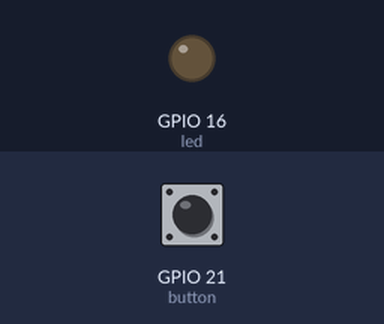
A program run on a simulated Raspberry Pi (BCM pin numbers). Parts: output pins drawn as LEDs (lit = HIGH). Dashed ring = blinking. Inputs (shaded band) come from the test bench; at power-on: GPIO 21 (button) HIGH. The run ends when the program shuts the computer down; what the program prints to the terminal is not drawn. At 7.3 s the program puts the board to deep sleep or switches it off; the recording ends there.

Above: at 1.2 s.
1.3 s: GPIO 21 (button) pulled LOW for 0.15 s
At 4.7 s:
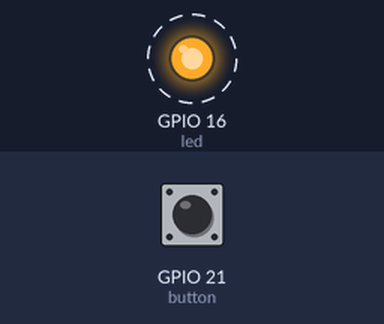
Timing chart, 0 to 7.3 s (numbered marks = the images above; inputs shaded):
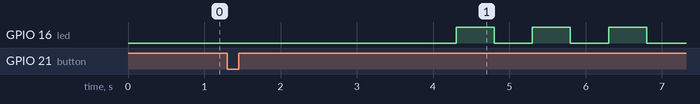

The program:

shutdownPi.py
```python
#!/usr/bin/python3
from gpiozero import Button, LED
from signal import pause
from time import sleep
from os import system

button = Button(21, hold_time=3)
led = LED(16)

def shutdown_piZero():
    for i in range(3):
        led.on()
        sleep(0.5)
        led.off()
        sleep(0.5)
    system("sudo shutdown now -hP")

button.when_held = shutdown_piZero
pause()
```

Measured:
- after the input at 1.3 s, GPIO 16 (led): alternates HIGH for 0.50 s and LOW for 0.50 s, starting after 3.0 s
